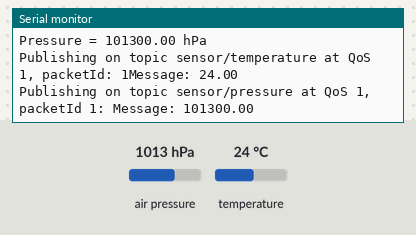
This sketch was run on a simulated ESP8266 (NodeMCU). On the bench: the last lines printed to the serial monitor. The inputs (shaded band) are chosen by the test bench; at power-on: air pressure 1013 hPa, temperature 24 °C. WiFi joins after 1.5 s; servers stay silent unless stated; no MQTT or app messages arrive unless stated; not simulated (calls return 0 or success): credentials.h; names the files do not define were given values by the test bench: MQTT_PORT = 1883.

Above: at 10.8 s.
10.9 s: air pressure set to 952 hPa
At 16.1 s:
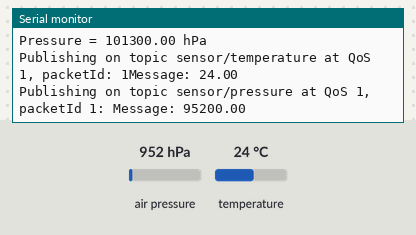
18.4 s: temperature set to 12 °C
At 21.1 s:
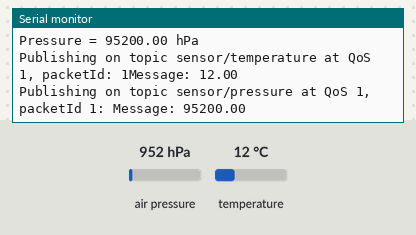
25.9 s: air pressure set to 975 hPa
At 31.1 s:
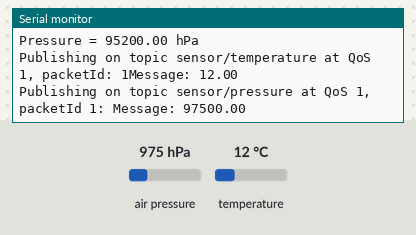
Timing chart, 0 to 32.6 s (numbered marks = the images above; inputs shaded):
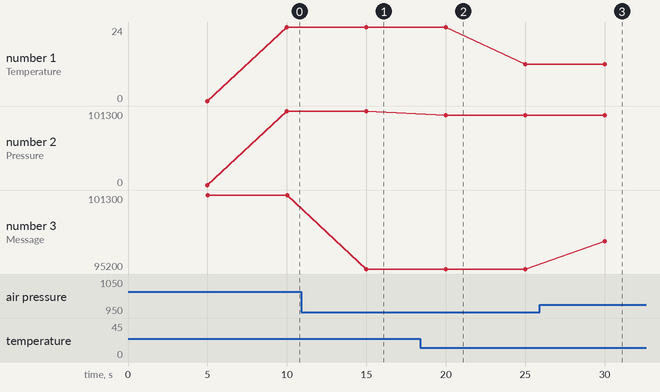

Measured:
- after the input at 10.9 s, the serial monitor: prints a new line after 4.1 s (image 1)
- after the input at 18.4 s, the serial monitor: prints a new line after 1.6 s (image 2)
- after the input at 25.9 s, the serial monitor: prints a new line after 4.1 s (image 3)
- plotted number 1: 24 → 12 after the input at 18.4 s
- plotted number 2: 95200 → 97500 after the input at 25.9 s
- plotted number 3: 101300 → 95200 after the input at 10.9 s, 95200 → 97500 after the input at 25.9 s

The sketch:

temperature.ino
```cpp
#include <ESP8266WiFi.h>
#include <Ticker.h>
#include <AsyncMqttClient.h>
#include <Wire.h>
#include <SPI.h>
#include <Adafruit_BMP085.h>

#include "credentials.h"

// Temperature MQTT Topics
#define MQTT_PUB_TEMP "sensor/temperature"
//#define MQTT_PUB_HUM  "esp/bme680/humidity"
#define MQTT_PUB_PRES "sensor/pressure"
//#define MQTT_PUB_GAS  "esp/bme680/gas"

/*#define BME_SCK 14
#define BME_MISO 12
#define BME_MOSI 13
#define BME_CS 15*/

Adafruit_BMP085 bmp; // I2C
//Adafruit_BME680 bme(BME_CS); // hardware SPI
//Adafruit_BME680 bme(BME_CS, BME_MOSI, BME_MISO, BME_SCK);

// Variables to hold sensor readings
float temperature;
//float humidity;
float pressure;
//float gasResistance;

AsyncMqttClient mqttClient;
Ticker mqttReconnectTimer;

WiFiEventHandler wifiConnectHandler;
WiFiEventHandler wifiDisconnectHandler;
Ticker wifiReconnectTimer;

unsigned long previousMillis = 0;   // Stores last time temperature was published
const long interval = 5000;        // Interval at which to publish sensor readings


void connectToWifi() {
  Serial.println("Connecting to Wi-Fi...");
  WiFi.begin(WIFI_SSID, WIFI_PASSWORD);
}

void onWifiConnect(const WiFiEventStationModeGotIP& event) {
  Serial.println("Connected to Wi-Fi.");
  connectToMqtt();
}

void onWifiDisconnect(const WiFiEventStationModeDisconnected& event) {
  Serial.println("Disconnected from Wi-Fi.");
  mqttReconnectTimer.detach(); // ensure we don't reconnect to MQTT while reconnecting to Wi-Fi
  wifiReconnectTimer.once(2, connectToWifi);
}

void connectToMqtt() {
  Serial.println("Connecting to MQTT...");
  mqttClient.connect();
}

void onMqttConnect(bool sessionPresent) {
  Serial.println("Connected to MQTT.");
  Serial.print("Session present: ");
  Serial.println(sessionPresent);
}

void onMqttDisconnect(AsyncMqttClientDisconnectReason reason) {
  Serial.println("Disconnected from MQTT.");

  if (WiFi.isConnected()) {
    mqttReconnectTimer.once(2, connectToMqtt);
  }
}

/*void onMqttSubscribe(uint16_t packetId, uint8_t qos) {
  Serial.println("Subscribe acknowledged.");
  Serial.print("  packetId: ");
  Serial.println(packetId);
  Serial.print("  qos: ");
  Serial.println(qos);
}

void onMqttUnsubscribe(uint16_t packetId) {
  Serial.println("Unsubscribe acknowledged.");
  Serial.print("  packetId: ");
  Serial.println(packetId);
}*/

void onMqttPublish(uint16_t packetId) {
  Serial.print("Publish acknowledged.");
  Serial.print("  packetId: ");
  Serial.println(packetId);
}

void setup() {
  Serial.begin(115200);
  Serial.println();

  if (!bmp.begin())
  {
    Serial.println("Nie odnaleziono czujnika BMP085 / BMP180");
    while (1) {}
  }

  wifiConnectHandler = WiFi.onStationModeGotIP(onWifiConnect);
  wifiDisconnectHandler = WiFi.onStationModeDisconnected(onWifiDisconnect);

  mqttClient.onConnect(onMqttConnect);
  mqttClient.onDisconnect(onMqttDisconnect);
  //mqttClient.onSubscribe(onMqttSubscribe);
  //mqttClient.onUnsubscribe(onMqttUnsubscribe);
  mqttClient.onPublish(onMqttPublish);
  mqttClient.setServer(MQTT_HOST, MQTT_PORT);
  mqttClient.setCredentials(MQTT_USER, MQTT_PASSWORD);
  connectToWifi();

  // Set up oversampling and filter initialization

}

void loop() {
  unsigned long currentMillis = millis();
  // Every X number of seconds (interval = 10 seconds)
  // it publishes a new MQTT message
  if (currentMillis - previousMillis >= interval) {
    // Save the last time a new reading was published
    previousMillis = currentMillis;

    Serial.println();
    Serial.printf("Temperature = %.2f ºC \n", temperature);
    Serial.printf("Pressure = %.2f hPa \n", pressure);

    temperature = bmp.readTemperature();
    pressure = bmp.readPressure();
    // Publish an MQTT message on topic esp/bme680/temperature
    uint16_t packetIdPub1 = mqttClient.publish(MQTT_PUB_TEMP, 1, true, String(temperature).c_str());
    Serial.printf("Publishing on topic %s at QoS 1, packetId: %i", MQTT_PUB_TEMP, packetIdPub1);
    Serial.printf("Message: %.2f \n", temperature);

    // Publish an MQTT message on topic esp/bme680/pressure
    uint16_t packetIdPub3 = mqttClient.publish(MQTT_PUB_PRES, 1, true, String(pressure).c_str());
    Serial.printf("Publishing on topic %s at QoS 1, packetId %i: ", MQTT_PUB_PRES, packetIdPub3);
    Serial.printf("Message: %.2f \n", pressure);
  }
}
```
